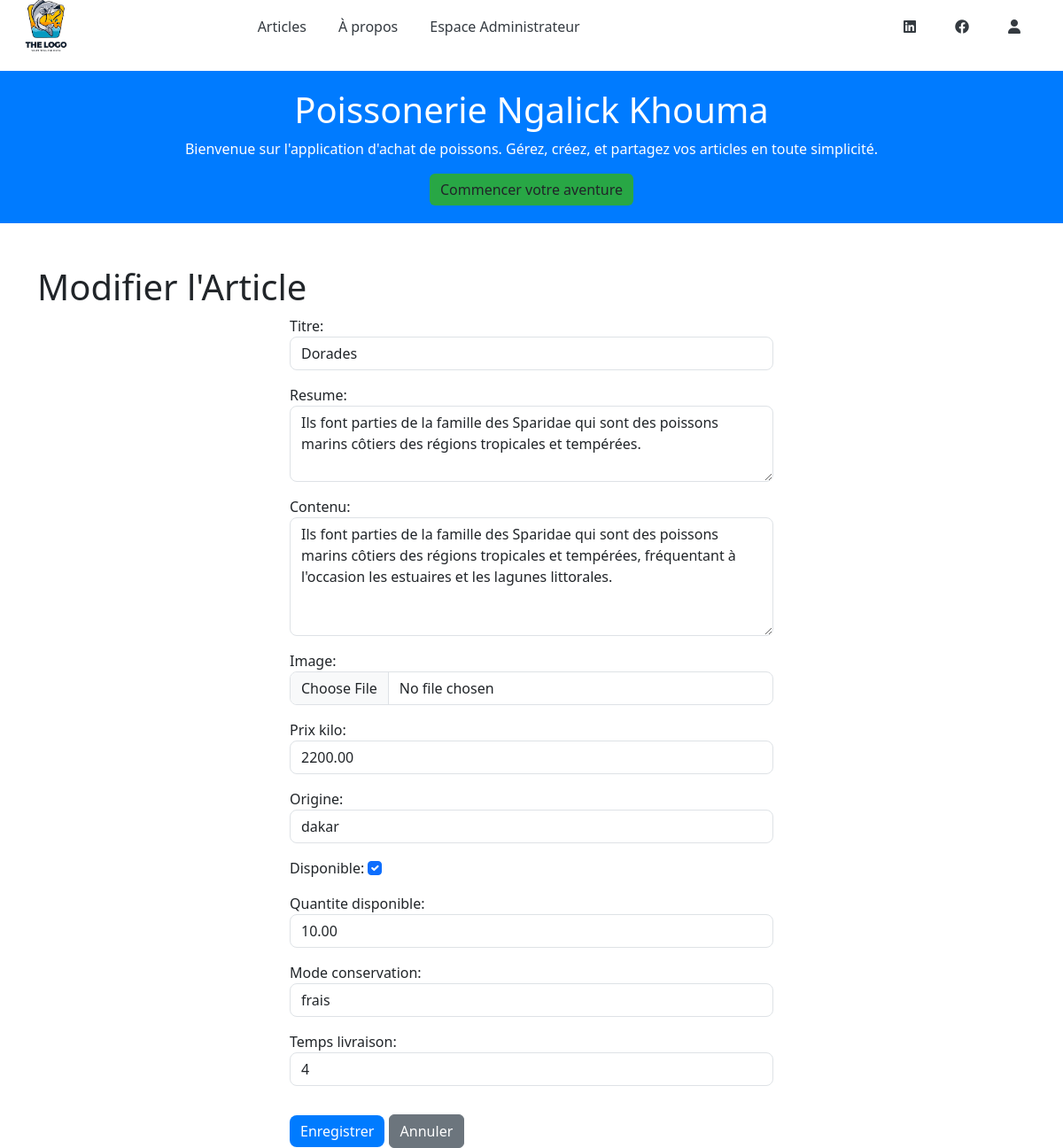
Page /modifier_article/27/ on the committed database.
### articles/models.py (models this page shows, shortened)
class Article(models.Model):
        titre= models.CharField(max_length= 150)
        resume= models.CharField(max_length= 250)
        contenu= models.TextField(blank=True)
        auteur= models.ForeignKey(User,on_delete=models.CASCADE)
        date_publication = models.DateField(auto_now_add=True)
        image = models.ImageField(upload_to='media/images/',blank=True,null=True)
        prix_kilo = models.DecimalField(max_digits=6, decimal_places=2, null=True, blank=True)
        origine = models.CharField(max_length=100, null=True, blank=True)
        disponible = models.BooleanField(default=True, null=True, blank=True)
        quantite_disponible = models.DecimalField(max_digits=6, decimal_places=2, default=0, null=True, blank=True)
        mode_conservation = models.CharField(max_length=50, null=True, blank=True)
        temps_livraison = models.CharField(max_length=50, null=True, blank=True)

### articles/views.py (the view)
# urls.py: path('modifier_article/<int:article_id>/',modifier_article, name='modifier_article'),
def modifier_article(request, article_id):
    article = get_object_or_404(Article, id=article_id)
    if request.method == 'POST':
        form = ArticleForm(request.POST, request.FILES, instance=article)
        if form.is_valid():
            form.save()
            return redirect('useradmin')
    else:
        form = ArticleForm(instance=article)
    return render(request, 'modifier_article.html', {'form': form, 'article': article})

### templates/modifier_article.html (shortened to what this page needs)
<!DOCTYPE html>
<html lang="en">
<head>
    <link href="https://cdn.jsdelivr.net/npm/bootstrap@5.3.3/dist/css/bootstrap.min.css" rel="stylesheet">
    <link rel="stylesheet" href="https://cdnjs.cloudflare.com/ajax/libs/font-awesome/6.0.0-beta3/css/all.min.css">
    <link rel="stylesheet" href="/static/css/styles.css">
</head>
<body>
<header>
    <nav class="navbar navbar-expand-lg navbg" data-bs-theme="dark">
        <div class="container-fluid">
            <a class="navbar-brand" href="#">
                <img src="/static/images/poisson.png" alt="Logo" class="logo">
            </a>
            <div class="collapse navbar-collapse" id="navbarSupportedContent">
                <ul class="navbar-nav mx-auto mb-2 mb-lg-0">
                    <li class="nav-item">
                        <a href="{% url 'home' %}" class="nav-link"  aria-current="page" href="#">Articles</a>
                    </li>
                    <li class="nav-item">
                        <a class="nav-link" href="#">À propos</a>
                    </li>
                    <li class="nav-item">
                        <a class="nav-link" href="#">Espace Administrateur</a>
                    </li>
                </ul>
                <ul class="navbar-nav ms-auto mb-2 mb-lg-0">
                    <li class="nav-item">
                        <a class="nav-link">
                            <i class="fa-brands fa-linkedin"></i>
                        </a>
                    </li>
                    <li class="nav-item">
                        <a class="nav-link">
                            <i class="fa-brands fa-facebook"></i>
                        </a>
                    </li>
                    <li class="nav-item">
                        <a href="{% url 'useradmin' %}" class="nav-link icon-bordered">
                            <i class="fas fa-user"></i>
                        </a>
                    </li>
                </ul>
            </div>
        </div>
    </nav>
    <div class="header_">
        <h1>Poissonerie Ngalick Khouma</h1>
        <p class="description">
            Bienvenue sur l'application  d'achat de poissons. Gérez, créez, et partagez vos articles en toute simplicité.
        </p>
        <a href="#" class="btn btn-custom">Commencer votre aventure</a>
    </div>
</header>
<div class="container mt-5">
    <h1>Modifier l'Article</h1>
    <div class="row justify-content-center">
        <div class="col-md-6">
            <form method="POST" enctype="multipart/form-data">
                {{ form.as_p }}
                <button type="submit" class="btn btn-secondary mt-3">Enregistrer</button>
                <a href="{% url 'useradmin' %}" class="btn btn-secondary mt-3">Annuler</a>
            </form>
        </div>
    </div>
</div>
</body>
</html>

### static/css/styles.css (style rules this page uses)
.navbg { max-height: 60px; overflow: hidden; }
.nav-link { color: #343a40; margin-right: 20px; }
.nav-link i { margin-right: 8px; }
.form-control, .form-select { border-radius: 8px; }
input::placeholder, textarea::placeholder { font-style: italic; color: #6c757d; }
button[type="submit"] { background-color: #007bff; border: none; border-radius: 8px; transition: background-color 0.3s ease; }
.navbar-brand .logo { height: 80px; width: auto; vertical-align: middle; padding-right: 10px; }
.header_ { padding: 20px; text-align: center; background-color: #007bff; color: white; background-blend-mode: overlay; margin-top: 5px; position: relative; }
.navbar { margin-bottom: 20px; }
.btn-custom { background-color: #28a745; border: none; }

### rows in the picture
Article: titre "Dorades", resume "Ils font parties de la famille des Sparidae qui sont des poissons marins côtiers des régions tropicales et tempérées.", contenu "Ils font parties de la famille des Sparidae qui sont des poissons marins côtiers des régions tropicales et tempérées, fréquentant à l'occasion les estuaires et les lagunes littorales.", prix_kilo "2200.00", origine "dakar", disponible "☑", quantite_disponible "10.00", mode_conservation "frais", temps_livraison "4"
